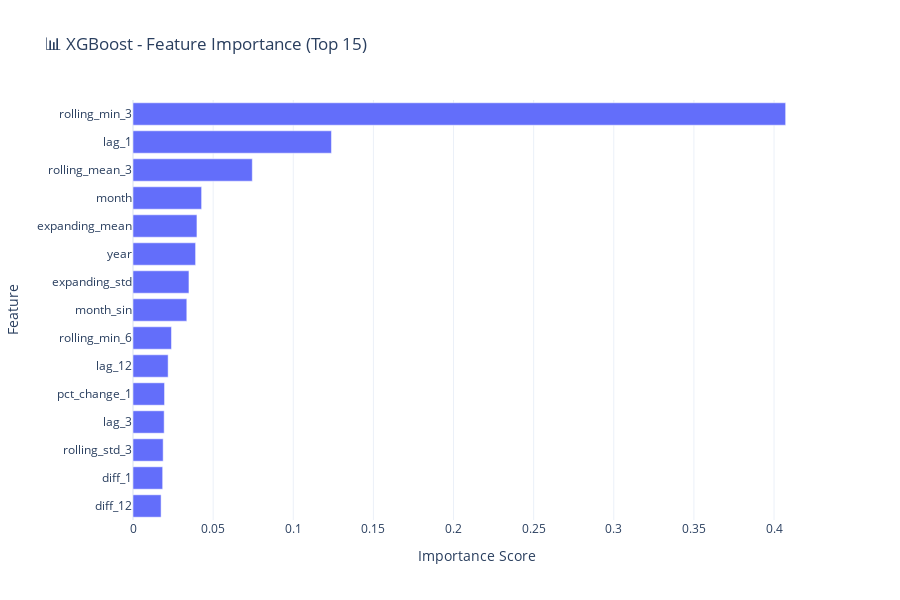

Notebook cell for this chart:
### Code cell
# Plot Feature Importance
fig = px.bar(
    feature_importance.head(15),
    x='Importance',
    y='Feature',
    orientation='h',
    title='📊 XGBoost - Feature Importance (Top 15)',
    labels={'Importance': 'Importance Score', 'Feature': 'Feature'},
    template='plotly_white'
)
fig.update_layout(height=600, yaxis={'categoryorder':'total ascending'})
fig.show()

### Figure 1 — Plotly figure (JSON) as saved in the notebook; plotly's stock layout.template omitted (floating-point values rounded to 4 significant figures)
{"data": [{"hovertemplate": "Importance Score=%{x}<br>Feature=%{y}<extra></extra>", "legendgroup": "", "marker": {"color": "#636efa", "pattern": {"shape": ""}}, "name": "", "orientation": "h", "showlegend": false, "textposition": "auto", "type": "bar", "x": [0.4072, 0.1238, 0.07444, 0.04281, 0.0399, 0.03905, 0.03491, 0.03358, 0.02401, 0.02192, 0.01968, 0.01945, 0.01882, 0.01852, 0.01753], "xaxis": "x", "y": ["rolling_min_3", "lag_1", "rolling_mean_3", "month", "expanding_mean", "year", "expanding_std", "month_sin", "rolling_min_6", "lag_12", "pct_change_1", "lag_3", "rolling_std_3", "diff_1", "diff_12"], "yaxis": "y"}], "layout": {"barmode": "relative", "height": 600, "legend": {"tracegroupgap": 0}, "title": {"text": "📊 XGBoost - Feature Importance (Top 15)"}, "xaxis": {"anchor": "y", "domain": [0, 1], "title": {"text": "Importance Score"}}, "yaxis": {"anchor": "x", "categoryorder": "total ascending", "domain": [0, 1], "title": {"text": "Feature"}}}}
